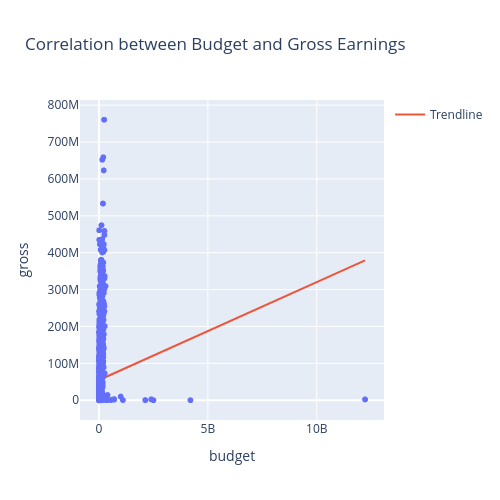

Notebook code for this chart:
### Code cell
fig = px.scatter(df, x='budget', y='gross', title=f'Correlation between Budget and Gross Earnings', width=500, height=500)
fig.add_trace(go.Scatter(x=df['budget'], y=np.poly1d(np.polyfit(df['budget'], df['gross'], 1))(df['budget']),
                         mode='lines', name='Trendline'))
fig.show()

### Figure 1 — Plotly figure (JSON) as saved in the notebook; plotly's stock layout.template omitted (floating-point values rounded to 4 significant figures; data arrays with more than 128 entries replaced by an {"elided": "..."} marker saying what was removed)
{"data": [{"hovertemplate": "budget=%{x}<br>gross=%{y}<extra></extra>", "legendgroup": "", "marker": {"color": "#636efa", "symbol": "circle"}, "mode": "markers", "name": "", "showlegend": false, "type": "scattergl", "x": {"elided": "11431 int values"}, "xaxis": "x", "y": {"elided": "11431 int values"}, "yaxis": "y"}, {"mode": "lines", "name": "Trendline", "type": "scatter", "x": {"elided": "11431 int values"}, "y": {"elided": "11431 float values"}}], "layout": {"height": 500, "legend": {"tracegroupgap": 0}, "title": {"text": "Correlation between Budget and Gross Earnings"}, "width": 500, "xaxis": {"anchor": "y", "autorange": true, "domain": [0, 1], "range": [-871900000.0, 13090000000.0], "title": {"text": "budget"}, "type": "linear"}, "yaxis": {"anchor": "x", "autorange": true, "domain": [0, 1], "range": [-53550000.0, 814100000.0], "title": {"text": "gross"}, "type": "linear"}}}
